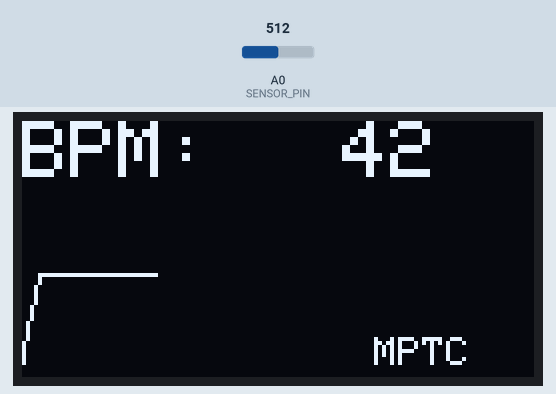
The sketch below on a simulated Arduino Uno, built with avr-gcc and run on an emulated ATmega328P. Parts: 128×64 one-colour display. The inputs (shaded band) are chosen by the test bench; at power-on: A0 (SENSOR_PIN) = 512. What the sketch prints to the serial monitor is not drawn.

Above: at 2.2 s.
2.3 s: A0 (SENSOR_PIN) set to 642
At 2.52 s:
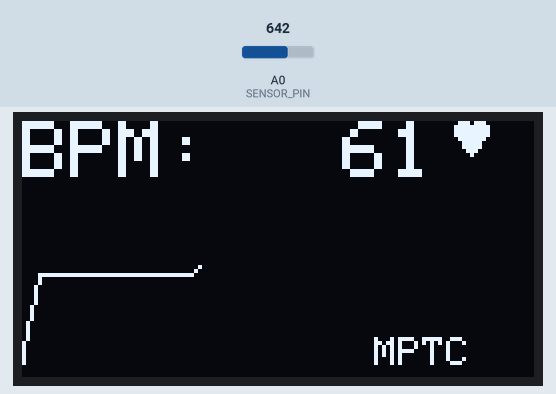
5.3 s: A0 (SENSOR_PIN) set to 671
At 5.62 s:
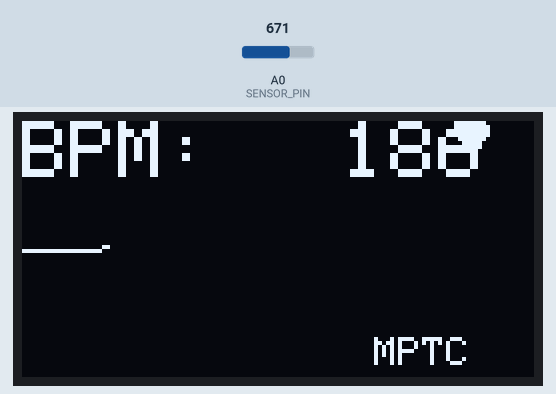
7.9 s: A0 (SENSOR_PIN) set to 511
At 8.74 s:
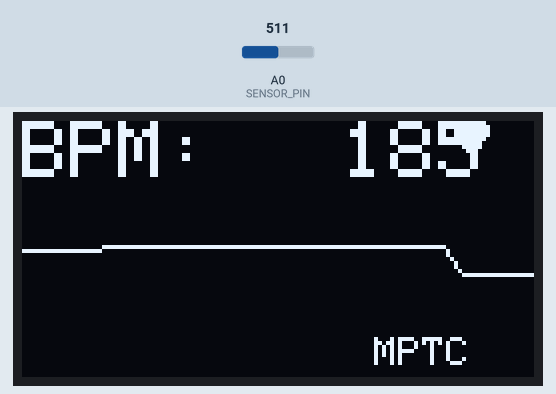
9.5 s: A0 (SENSOR_PIN) set to 306
At 9.72 s:
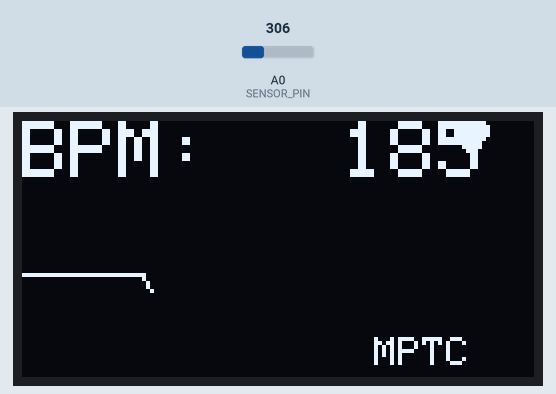
Timing chart, 0 to 12.0 s (numbered marks = the images above; inputs shaded):
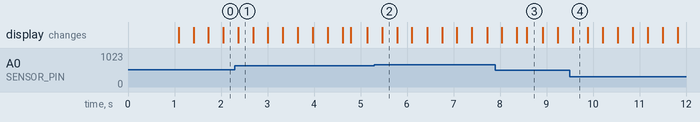

Measured:
- the behaviour switches between 659 and 660 on A0 (SENSOR_PIN) (found by bisection; images 1 and 2)

The sketch:

bpm-kamal.ino
```cpp
/*
 * Heart pulse sensor with Arduino + OLED (Smoothed BPM)
 * Author: Kamal
 * Date: 2025-03-25
 */

#include <SPI.h>
#include <Wire.h>
#include <Adafruit_GFX.h>
#include <Adafruit_SSD1306.h>

#define SCREEN_WIDTH 128
#define SCREEN_HEIGHT 64
#define OLED_ADDR 0x3C

#define SENSOR_PIN A0
#define HIGH_PULSE_THRESHOLD 510  // Adjust based on sensor behavior

Adafruit_SSD1306 heartBeat(SCREEN_WIDTH, SCREEN_HEIGHT, &Wire);

// ECG graphing
int prevX = 0, prevY = 60;
int x = 0;

// Pulse data
int sensorValue;
int pulseValue;
long lastPulseTime = 0;
long timeBetweenPulses = 0;
int BPM = 0;

// BPM smoothing
#define MAX_SAMPLES 10
int bpmSamples[MAX_SAMPLES] = { 0 };
int sampleIndex = 0;

// Signal smoothing
#define SMOOTH_SAMPLES 5
int smoothBuffer[SMOOTH_SAMPLES];
int smoothIndex = 0;

// Heartbeat icon
bool heartVisible = false;
unsigned long lastHeartToggle = 0;

void setup() {
  Serial.begin(9600);

  if (!heartBeat.begin(SSD1306_SWITCHCAPVCC, OLED_ADDR)) {
    Serial.println(F("SSD1306 allocation failed"));
    while (true)
      ;
  }

  delay(1000);
  heartBeat.clearDisplay();
  heartBeat.display();
}

void loop() {
  int rawValue = analogRead(SENSOR_PIN);
  sensorValue = getSmoothedValue(rawValue);
  Serial.print("Sensor: ");
  Serial.print(sensorValue);
  Serial.print("  BPM: ");
  Serial.println(BPM);

  pulseValue = map(sensorValue, 0, 1023, 0, 45);
  int y = 60 - pulseValue;

  // ECG-style waveform
  if (x > SCREEN_WIDTH) {
    x = 0;
    prevX = 0;
    heartBeat.clearDisplay();
  }
  heartBeat.drawLine(prevX, prevY, x, y, WHITE);
  prevX = x;
  prevY = y;
  x++;

  calculateBPM();

  // Toggle heart icon
  if (millis() - lastHeartToggle > 500) {
    heartVisible = !heartVisible;
    lastHeartToggle = millis();
  }

  // Draw BPM + heart
  heartBeat.fillRect(0, 0, SCREEN_WIDTH, 16, BLACK);  // Clear top
  heartBeat.setTextSize(2);
  heartBeat.setTextColor(SSD1306_WHITE);
  heartBeat.setCursor(0, 0);
  heartBeat.print("BPM:");
  heartBeat.setCursor(80, 0);
  heartBeat.print(BPM);

  // Display "MPTC" label
  heartBeat.setTextSize(1);
  heartBeat.setCursor(SCREEN_WIDTH - 40, SCREEN_HEIGHT - 10);  // Bottom-right corner
  heartBeat.print("MPTC");

  if (heartVisible) {
    drawHeartIcon(110, 0);
  }

  heartBeat.display();
}

void calculateBPM() {
  if (sensorValue > HIGH_PULSE_THRESHOLD && millis() - lastPulseTime > 300) {
    timeBetweenPulses = millis() - lastPulseTime;
    lastPulseTime = millis();
    int currentBPM = 60000 / timeBetweenPulses;

    bpmSamples[sampleIndex] = currentBPM;
    sampleIndex = (sampleIndex + 1) % MAX_SAMPLES;

    long total = 0;
    for (int i = 0; i < MAX_SAMPLES; i++) {
      total += bpmSamples[i];
    }
    BPM = total / MAX_SAMPLES;
  }
}

int getSmoothedValue(int rawValue) {
  smoothBuffer[smoothIndex] = rawValue;
  smoothIndex = (smoothIndex + 1) % SMOOTH_SAMPLES;

  int sum = 0;
  for (int i = 0; i < SMOOTH_SAMPLES; i++) {
    sum += smoothBuffer[i];
  }
  return sum / SMOOTH_SAMPLES;
}

void drawHeartIcon(int x, int y) {
  heartBeat.fillCircle(x, y + 2, 2, WHITE);
  heartBeat.fillCircle(x + 4, y + 2, 2, WHITE);
  heartBeat.fillTriangle(x - 1, y + 3, x + 5, y + 3, x + 2, y + 8, WHITE);
}
```
